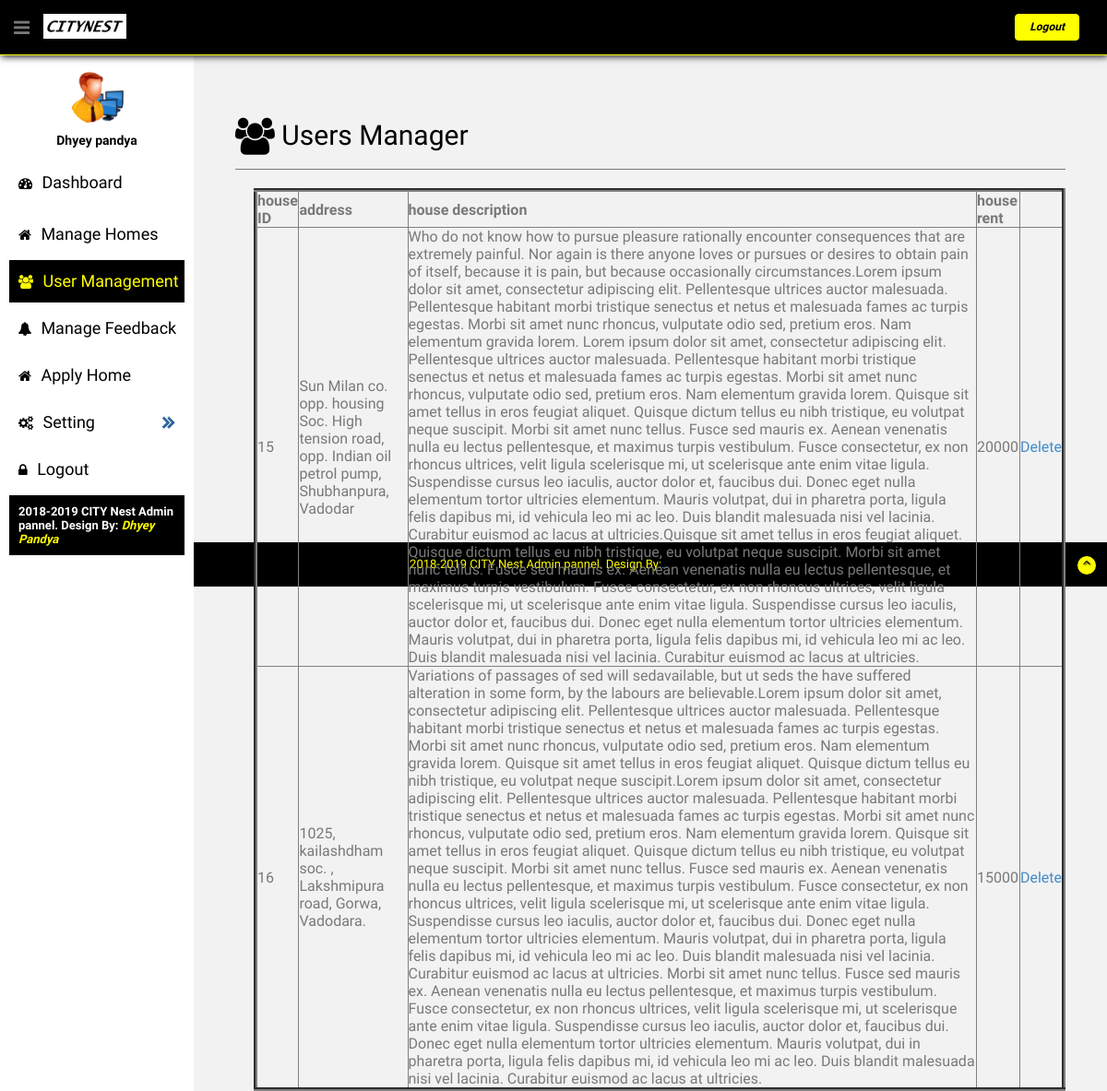
Page /admin/managecatagory.php (signed in) on the committed database.
### tables this page shows
CREATE TABLE IF NOT EXISTS `p_g_house` (
  `houseid` int(11) NOT NULL AUTO_INCREMENT,
  `hdescription` text NOT NULL,
  `address` varchar(100) NOT NULL,
  `hfloor` varchar(30) NOT NULL,
  `hrent` varchar(20) NOT NULL,
  `himg` varchar(255) NOT NULL,
  PRIMARY KEY (`houseid`)
);

### admin/managecatagory.php (the view, shortened to what this page needs)
<html>
<head>
</head>
<body>
<?php
require "header.php";
$sql="SELECT * FROM p_g_house ";
$result=mysqli_query($conn,$sql);
?>
  <aside>
          <div id="sidebar"  class="nav-collapse ">
              <ul class="sidebar-menu" id="nav-accordion">
                  <p class="centered"><a href="profile.html"><img src="assets/img/ui-sam.png" class="img-circle" width="60"></a></p>
                  <h5 class="centered">Dhyey pandya</h5>
                  <li class="">
                      <a  href="index.php">
                          <i class="fa fa-dashboard"></i>
                          <span>Dashboard</span>
                      </a>
                  </li>
                  <li class="sub-menu">
                      <a href="homedetails.php">
                          <i class="fa fa-home"></i>
                          <span> Manage Homes</span>
                      </a>
                  </li>
                  <li class="sub-menu">
                      <a class="active" href="userdetails.php">
                          <i class="fa fa-users"></i>
                          <span>User Management</span>
                      </a>
                  </li>
                  <li class="sub-menu">
                      <a href="feedbackdetails.php">
                          <i class="fa fa-bell"></i>
                          <span>Manage Feedback</span>
                      </a>
                  </li>
                  <li class="sub-menu">
                      <a href="manageapplyhome.php">
                          <i class="fa fa-home"></i>
                          <span>Apply Home</span>
                      </a>
                  </li>
                  <li class="sub-menu">
                      <a href="javascript:;" >
                          <i class="fa fa-cogs"></i>
                          <span>Setting</span>
                      </a>
                  </li>
                  <li class="sub-menu">
                      <a href="logout.php">
                          <i class="fa fa-lock"></i>
                          <span>Logout</span>
                      </a>
                  </li>
                  <li class="sub-menu" style="background-color: black;color:white;padding: 10px;">
                    <b>2018-2019 CITY Nest Admin pannel.  Design By:<i style="color:yellow;"> Dhyey Pandya</i> </b>
                  </li>
              </ul>
          </div>
      </aside>
      <section id="main-content">
          <section class="wrapper">
            <div class="row mt">
              <div class="border-head">
                <h2><i class="fa fa-users fa-lg"></i> Users Manager</h2>
              </div><hr>
              <div class="custom-bar-chart">
                <div class="table-responsive">
                                <table align="center" border=4>
                                     <tr>
                                        <th>house ID</th>
                                        <th>address</th>
                                        <th>house description</th>
                                        <th>house rent</th>
                                      <?php
while($row=mysqli_fetch_array($result,MYSQLI_BOTH))
{
?>
                                     <tr>
                                        <td><?php    echo $row['houseid'];    ?></td>
                                        <td><?php    echo $row['address'];    ?></td>
                                        <td><?php    echo $row['hdescription'];    ?></td>
                                        <td><?php    echo $row['hrent'];    ?></td>
                                       <td>
         <a href="managecatagory.php?del123=<?php echo $row['houseid']?>" >Delete</a>
                                        </td>
                                    </tr>
<?php } ?>
</table> </div>
              </div>
            </div>
          </section>
      </section>
      <br>
 <?php
 require 'footer.php';
 ?>
</body></html>

### admin/assets/css/style.css (style rules this page uses)
body { color: #797979; background: #f2f2f2; font-family: 'Ruda', sans-serif; padding: 0px !important; margin: 0px !important; font-size:13px; }
ul li { list-style: none; }
a, a:hover, a:focus { text-decoration: none; outline: none; }
hr { margin-top: 20px; margin-bottom: 20px; border: 0; border-top: 1px solid #797979; }
.centered { text-align: center; }
.mt { margin-top: 30px; padding: 20px; margin-left: 10px; margin-right: 10px; color: black; }
#sidebar { width: 210px; height: 100%; position: fixed; background: white; }
#sidebar h5 { color: black; font-weight: 700; }
#sidebar ul li { position: relative; }
ul.sidebar-menu , ul.sidebar-menu li ul.sub { margin: -2px 0 0; padding: 0; }
ul.sidebar-menu { margin-top: 75px; }
ul.sidebar-menu li { margin-bottom: 5px; margin-left:10px; margin-right:10px; }
ul.sidebar-menu li.sub-menu { line-height: 15px; }
ul.sidebar-menu li a span { display: inline-block; }
ul.sidebar-menu li a { color: black; text-decoration: none; display: block; padding: 15px 0 15px 10px; font-size: 18px; outline: none; -webkit-transition: all 0.3s ease; -moz-transition: all 0.3s ease; -o-transition: all 0.3s ease; -ms-transition: all 0.3s ease; transition: all 0.3s ease; }
ul.sidebar-menu li a.active, ul.sidebar-menu li a:hover, ul.sidebar-menu li a:focus { background: black; color: yellow; display: block; -webkit-transition: all 0.3s ease; -moz-transition: all 0.3s ease; -o-transition: all 0.3s ease; -ms-transition: all 0.3s ease; transition: all 0.3s ease; }
ul.sidebar-menu li a i { font-size: 15px; padding-right: 6px; }
ul.sidebar-menu li a.active i { color: yellow; }
#main-content { margin-left: 210px; }
.wrapper { display: inline-block; margin-top: 60px; padding-left: 15px; padding-right: 15px; padding-bottom: 15px; padding-top: 0px; width: 100%; }
.custom-bar-chart { height: 290px; margin-top: 20px; margin-left: 20px; position: relative; border-bottom: 0px solid #c9cdd7; }

### admin/assets/css/style-responsive.css (style rules this page uses)
@media (min-width: 980px) { .custom-bar-chart { margin-bottom: 40px; } }

### rows in the picture
p_g_house: houseid "15", address "Sun Milan co. opp. housing Soc. High tension road, opp. Indian oil petrol pump, Shubhanpura, Vadodar", hdescription "Who do not know how to pursue pleasure rationally encounter consequences that are extremely painful. Nor again is there anyone loves or pursues or desires to obtain pain of itself, because it is pain, but because occasionally circumstances.Lorem ipsum dolor sit amet, consectetur adipiscing elit. Pellentesque ultrices auctor malesuada. Pellentesque habitant morbi tristique senectus et netus et malesuada fames ac turpis egestas. Morbi sit amet nunc rhoncus, vulputate odio sed, pretium eros. Nam elementum gravida lorem. Lorem ipsum dolor sit amet, consectetur adipiscing elit. Pellentesque ultrices auctor malesuada. Pellentesque habitant morbi tristique senectus et netus et malesuada fames ac…", hrent "20000"
p_g_house: houseid "16", address "1025, kailashdham soc. , Lakshmipura road, Gorwa, Vadodara.", hdescription "Variations of passages of sed will sedavailable, but ut seds the have suffered alteration in some form, by the labours are believable.Lorem ipsum dolor sit amet, consectetur adipiscing elit. Pellentesque ultrices auctor malesuada. Pellentesque habitant morbi tristique senectus et netus et malesuada fames ac turpis egestas. Morbi sit amet nunc rhoncus, vulputate odio sed, pretium eros. Nam elementum gravida lorem. Quisque sit amet tellus in eros feugiat aliquet. Quisque dictum tellus eu nibh tristique, eu volutpat neque suscipit.Lorem ipsum dolor sit amet, consectetur adipiscing elit. Pellentesque ultrices auctor malesuada. Pellentesque habitant morbi tristique senectus et netus et malesuada…", hrent "15000"
